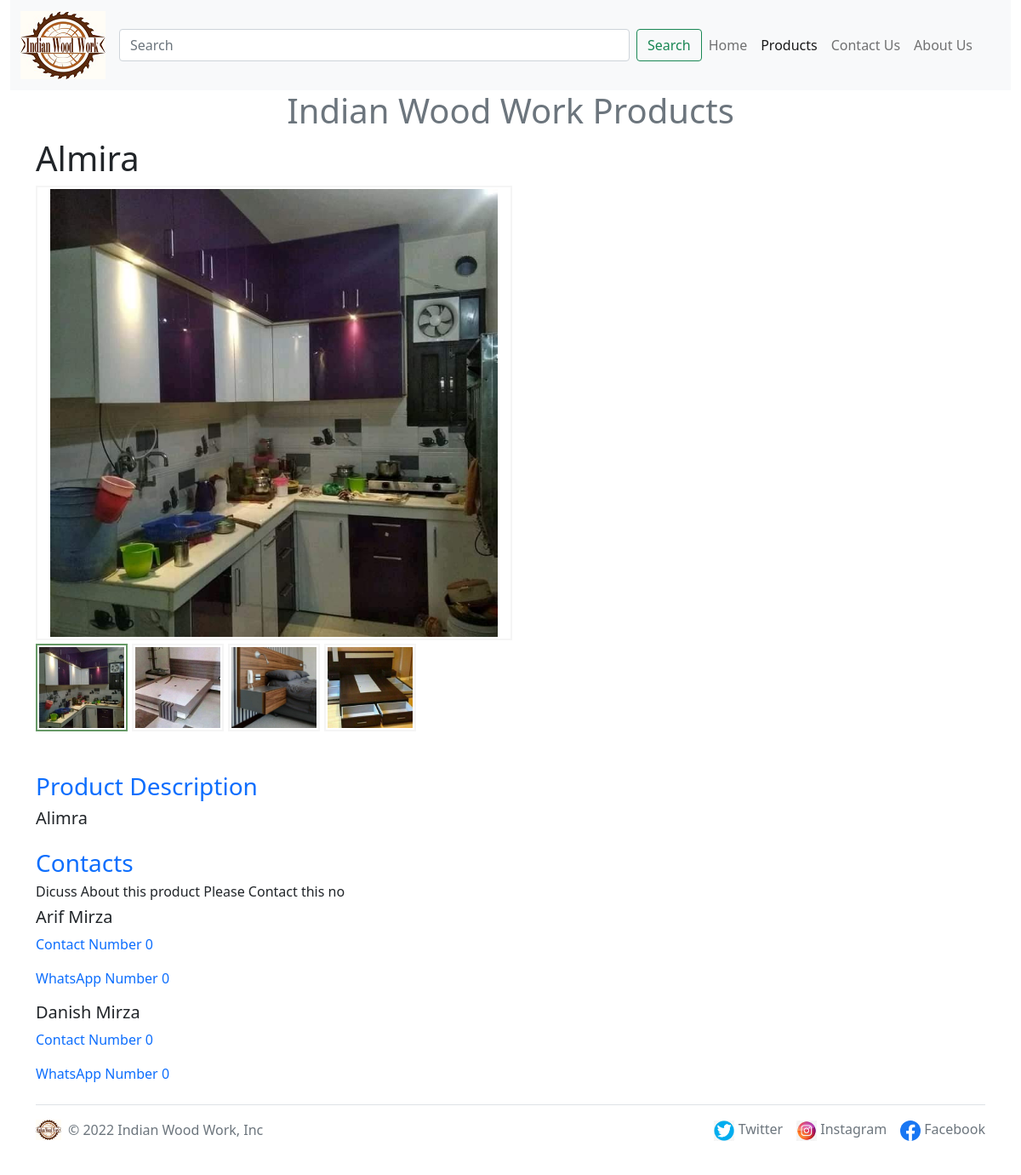
Screenshot of /productview/AirForce with the database file from the repository.
### App/models.py (models this page shows, shortened)
class Product(models.Model):
    s_no = models.AutoField(primary_key=True)
    slug = models.CharField(default="", max_length=50)
    name = models.CharField(default="", max_length=150)
    description = models.CharField(default="", max_length=350)
    update = models.DateField(default=date.today)
    product_cat = models.CharField(default="", choices=product_category, max_length=400)
    smallimage = models.ImageField(upload_to='product/', default="")
    hdimage1 = models.ImageField(upload_to='product/', default="")
    hdimage2 = models.ImageField(upload_to='product/', default="")
    hdimage3 = models.ImageField(upload_to='product/', default="")
    hdimage4 = models.ImageField(upload_to='product/', default="")
    arifmobile = models.IntegerField(default=0)
    arifwhatspp = models.IntegerField(default=0)
    danishmobile = models.IntegerField(default=0)
    danishwhatspp = models.IntegerField(default=0)

### App/views.py (the view)
# urls.py: path("productview/<str:slug>", views.productview, name="product view"),
def productview(request, slug):
    products = Product.objects.get(slug=slug)
    param = {'data': products}
    return render(request, 'productview.html', param)

### template/productview.html (shortened to what this page needs)
{% extends 'base.html' %}
{% block product %}active{% endblock %}
{% load static %}
{% block body %}
<div class="container">
    <div class="row">
        <h1 class="text-center text-secondary">Indian Wood Work Products</h1>
    </div>
    <div class="col-6 col-sm-6 col-lg-12">
        <h1>{{data.name}}</h1>
        <ul id="glasscase" class="gc-start">
            <li><img src="/media/{{data.hdimage1}}" alt="Text"
                     data-gc-caption="{{data.name}}"/></li>
            <li><img src="/media/{{data.hdimage2}}" alt="Text"
                     data-gc-caption="{{data.name}}"/></li>
            <li><img src="/media/{{data.hdimage3}}" alt="Text"
                     data-gc-caption="{{data.name}}"/></li>
            <li><img src="/media/{{data.hdimage4}}" alt="Text"
                     data-gc-caption="{{data.name}}"/></li>
        </ul>
    </div>
    <div class="col-12 pt-5">
        <h3 class="text-primary">Product Description</h3>
        <h5>{{data.description}}</h5>
        <h3 class="text-primary pt-3">Contacts</h3>
        <h6>Dicuss About this product Please Contact this no </h6>
        <h5>Arif Mirza</h5>
        <p class="text-primary">Contact Number {{data.arifmobile}}</p>
        <p class="text-primary">WhatsApp Number {{data.arifwhatspp}}</p>
        <h5>Danish Mirza</h5>
        <p class="text-primary">Contact Number {{data.danishmobile}}</p>
        <p class="text-primary">WhatsApp Number {{data.danishwhatspp}}</p>
    </div>
</div>
{% endblock %}

### template/productview.html (style rules this page uses)
.glass-case * { -webkit-box-sizing: border-box !important; -moz-box-sizing: border-box !important; box-sizing: border-box !important; padding: 0; margin: 0; border: 0; }
.glass-case *:before, .glass-case *:after { -webkit-box-sizing: border-box !important; -moz-box-sizing: border-box !important; box-sizing: border-box !important; }
.glass-case ul { position: relative; top: 0; left: 0; margin: 0; border: 0; padding: 0; height: 100%; list-style: none; }
.glass-case ul li { position: relative; overflow: hidden; width: 100%; height: 100%; border: 2px solid #f5f5f5; padding: 2px; background-color: #fff; }
.gc-thumbs-area.gc-hz li { display: inline; float: left; max-width: 100%; max-height: 100%; margin-right: 5px; }
.glass-case ul li.gc-active, .glass-case ul li.gc-active:hover { border-color: #669966; cursor: default; }
.glass-case ul li .gc-li-display-container img { position: relative; top: 50%; left: 50%; }

### rows the page displays
Product: name "Almira", hdimage1 (picture), hdimage2 (picture), hdimage3 (picture), hdimage4 (picture), description "Alimra", arifmobile "0", arifwhatspp "0", danishmobile "0", danishwhatspp "0"
